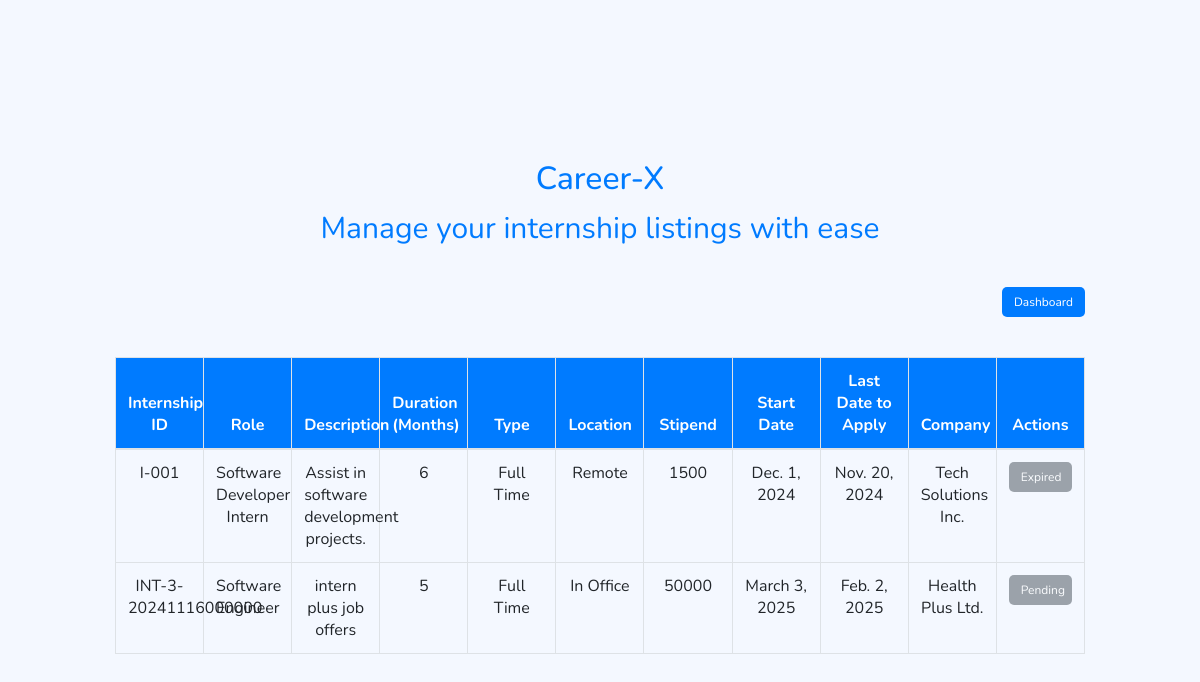
The page /view_internships/ (signed in) on the database as committed earlier.
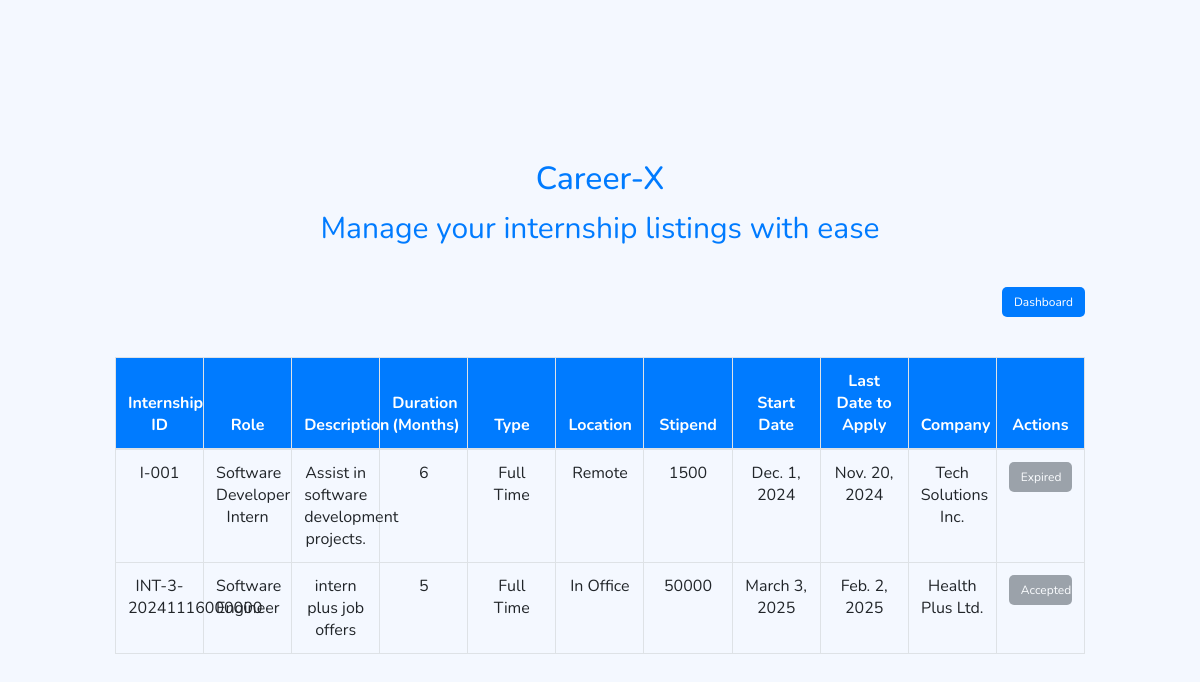
The same page on the database as committed later.
### home/models.py (models this page shows, shortened)
class Internship(models.Model):
    internship_id = models.CharField(max_length=25, primary_key=True)
    internship_role = models.CharField(max_length=50, default="Software Intern")
    description = models.TextField(default="Description not provided")
    internship_type = models.CharField(
        max_length=20,
        choices=[('part_time', 'Part Time'), ('full_time', 'Full Time')],
        default='full_time',
    )
    location = models.CharField(
        max_length=20,
        choices=[('remote', 'Remote'), ('in_office', 'In Office'), ('hybrid', 'Hybrid')],
        default='remote',
    )
    stipend = models.PositiveIntegerField(default=0)
    start_date = models.DateField(default=date(2024, 1, 1))
    duration_months = models.PositiveIntegerField(default=3)
    last_date_to_apply = models.DateField(default=date(2024, 12, 31))
    posted_date = models.DateTimeField(auto_now_add=True)
    company = models.ForeignKey(
        Company, on_delete=models.CASCADE, related_name="internships", null=True, blank=True
    )
    created_by = models.ForeignKey(
        Admin, on_delete=models.SET_NULL, null=True, blank=True, related_name="created_internships"
    )

class Company(models.Model):
    company_id = models.IntegerField(primary_key=True)
    company_name = models.CharField(max_length=255)
    email = models.EmailField(unique=True)
    contact_number = models.BigIntegerField()
    street_number = models.CharField(max_length=255)
    city = models.CharField(max_length=255)
    state = models.CharField(max_length=255)
    country = models.CharField(max_length=255)
    pincode = models.CharField(max_length=10)
    password = models.CharField(max_length=100)

class InternshipApplications(models.Model):
    internship_application_id = models.AutoField(primary_key=True)
    internship = models.ForeignKey(
        Internship, on_delete=models.CASCADE, related_name='internship_applications'
    )
    student = models.ForeignKey(
        Student, on_delete=models.CASCADE, related_name='internship_applications'
    )
    date_of_applied = models.DateTimeField(auto_now_add=True)
    status = models.CharField(
        max_length=50,
        choices=[('Pending', 'Pending'), ('Accepted', 'Accepted'), ('Rejected', 'Rejected')],
        default='Pending',
    )

### home/views.py (the view)
# urls.py: path('view_internships/', views.view_internships, name='view_internships'),
def view_internships(request):
    student = None
    company_user = None
    user_email = request.session.get('user_email')
    if request.session.get('user_type') == 'student':
        student = Student.objects.filter(email=user_email).first()
    elif request.session.get('user_type') == 'company':
        company_user = Company.objects.filter(email=user_email).first()
    today = date.today()
    internships = Internship.objects.annotate(
        student_applied=Exists(
            InternshipApplications.objects.filter(internship=OuterRef('pk'), student=student)
        ),
        is_owner=Case(
            When(company=company_user, then=Value(True)),
            default=Value(False),
            output_field=BooleanField()
        ),
        is_expired=Case(
            When(last_date_to_apply__lt=today, then=Value(True)),
            default=Value(False),
            output_field=BooleanField()
        )
    ).prefetch_related('internship_applications')
    return render(request, 'view_internships.html', {
        'internships': internships,
        'can_manage_internships': request.session.get('user_type') == 'admin',
        'is_student': request.session.get('user_type') == 'student',
        'user_type': request.session.get('user_type'),
        'user_email': user_email
    })

### home/templates/view_internships.html (shortened to what this page needs)
{% load static %}
<html>
<head>
    <link rel="stylesheet" href="https://stackpath.bootstrapcdn.com/bootstrap/4.3.1/css/bootstrap.min.css">
</head>
<body>
<section class="vh-100">
    <div class="container-fluid">
        <div class="row d-flex justify-content-center align-items-center h-100">
            <div class="col-md-12 col-lg-10 col-xl-10">
                <div class="header">
                    <h2>Career-X</h2>
                    <p>Manage your internship listings with ease</p>
                </div>
                <div class="d-flex justify-content-between align-items-center">
                    <div class="button-container">
                        <a href="{% url 'dashboard' %}">
                            <button class="btn btn-secondary btn-custom">Dashboard</button>
                        </a>
                    </div>
                </div>
                <div class="table-container">
                    <table class="table table-bordered">
                        <thead>
                            <tr>
                                <th>Internship ID</th>
                                <th>Role</th>
                                <th>Description</th>
                                <th>Duration (Months)</th>
                                <th>Type</th>
                                <th>Location</th>
                                <th>Stipend</th>
                                <th>Start Date</th>
                                <th>Last Date to Apply</th>
                                <th>Company</th>
                                <th>Actions</th>
                            </tr>
                        </thead>
                        <tbody>
                            {% for internship in internships %}
                            <tr>
                                <td>{{ internship.internship_id }}</td>
                                <td>{{ internship.internship_role }}</td>
                                <td>{{ internship.description }}</td>
                                <td>{{ internship.duration_months }}</td>
                                <td>{{ internship.get_internship_type_display }}</td>
                                <td>{{ internship.get_location_display }}</td>
                                <td>{{ internship.stipend }}</td>
                                <td>{{ internship.start_date }}</td>
                                <td>{{ internship.last_date_to_apply }}</td>
                                <td>
                                    {% if internship.company %}
                                        {{ internship.company.company_name }}
                                    {% else %}
                                        Unknown
                                    {% endif %}
                                </td>
                                <td class="actions-container">
                                    {% if user_type == 'admin' or internship.is_owner %}
                                        <a href="{% url 'update_internship' internship.internship_id %}" class="btn btn-warning btn-custom">Edit</a>
                                        <button
                                            class="btn btn-danger btn-custom"
                                            onclick="showDeleteModal('{% url 'delete_internship' internship.internship_id %}')">
                                            Delete
                                        </button>
                                    {% elif is_student %}
                                        {% if internship.student_applied %}
                                            {% for application in internship.internship_applications.all %}
                                                {% if application.student.email == user_email %}
                                                    <button class="btn btn-secondary btn-custom" disabled>{{ application.status }}</button>
                                                {% endif %}
                                            {% empty %}
                                                <button class="btn btn-secondary btn-custom" disabled>No Applications</button>
                                            {% endfor %}
                                        {% elif internship.is_expired %}
                                            <button class="btn btn-secondary btn-custom" disabled>Expired</button>
                                        {% else %}
                                            <button
                                                class="btn btn-success btn-custom"
                                                onclick="showApplyModal('{{ internship.internship_id }}')">Apply</button>
                                        {% endif %}
                                    {% endif %}
                                </td>
                            </tr>
                            {% empty %}
                            <tr>
                                <td colspan="10">No internships available.</td>
                            </tr>
                            {% endfor %}
                        </tbody>
                    </table>
                </div>
            </div>
        </div>
    </div>
</section>
</body>
</html>

### home/templates/view_internships.html (style rules this page uses)
* { margin: 0; padding: 0; font-family: 'Nunito', sans-serif; box-sizing: border-box; }
body { background-color: #f4f8ff; }
.btn-custom { font-size: 12px; width: 100%; margin-bottom: 10px; background-color: #007bff; color: white; border: none; border-radius: 5px; }
.table-container { margin-top: 30px; }
table { width: 100%; table-layout: fixed; }
thead { background-color: #007bff; color: white; }
th, td { padding: 10px; text-align: center; }
.header { padding-top: 30px; text-align: center; font-size: 30px; color: #007bff; }
.button-container { display: flex; gap: 20px; margin-top: 20px; }

Rows that differ between the two databases and show on the page:
changed InternshipApplications: status "Pending" → "Accepted"
